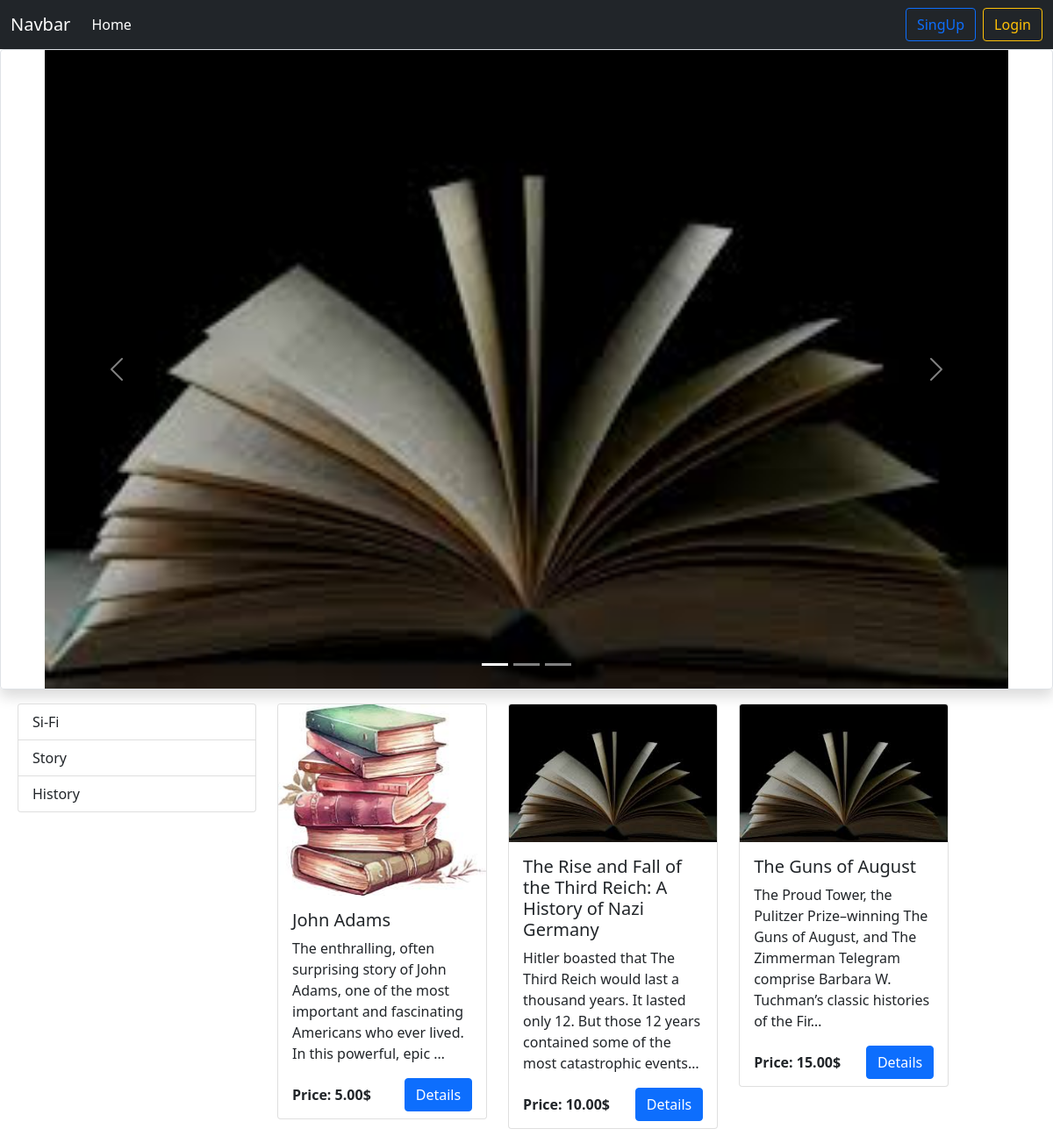
The page /category/3 on the database its author committed.
### Books/models.py (models this page shows, shortened)
class CategoryModel(models.Model):
    category = models.CharField(max_length=30)

class BookModel(models.Model):
    name = models.CharField(max_length=100)
    image = models.ImageField(upload_to='Media/',blank=True)
    description = models.TextField()
    borrowingPrice = models.DecimalField(decimal_places=2,max_digits=5)
    category = models.ForeignKey(CategoryModel,on_delete=models.CASCADE)

### Core/views.py (the view)
# urls.py: path('category/<int:id>',ViewByCategory,name='viewByCategory'),
def ViewByCategory(request,id):
    categorys = CategoryModel.objects.all()
    books = BookModel.objects.filter(category=id)
    return render(request,'home.html',{'categorys':categorys,'books':books})

### templates/home.html
{% extends "base.html" %}
{% load static %}
{% block content %}
<div class="border rounded shadow">
    {% include "carousel.html" %}
</div>
<div class="row my-3 mx-2">
    <div class="col-sm-12 col-md-3">
      <div class="list-group" id="list-tab" role="tablist">
        {% for category in categorys %}
        <a class="list-group-item list-group-item-action fw-semibold" href={% url "viewByCategory" category.id %} role="tab" aria-controls="list-home">{{category.category}}</a>
        {% endfor %}
      </div>
    </div>
    <div class="col-sm-12 col-md-8">
      <div class="tab-content" id="nav-tabContent">
        <div class="row row-cols-1 row-cols-md-3 g-4">
        {% for book in books %}
            <div class="col">
              <div class="card">
                <img src="{% static book.image %}" class="card-img-top" alt="...">
                <div class="card-body">
                  <h5 class="card-title">{{book.name}}</h5>
                  <p class="card-text">{{book.description|truncatechars:150}}</p>
                </div>
              <div class="d-flex align-items-center justify-content-between mx-3 pb-2">
                <p class="fw-bold mb-0">Price: {{book.borrowingPrice}}$</p>
                <a class="btn btn-primary" href={% url "detailsview" book.id %}>Details</a>
              </div>
              </div>
            </div>
        {% endfor %}
        </div>
      </div>
    </div>
  </div>
{% endblock content %}

### rows shown on the page
CategoryModel: category "Si-Fi"
CategoryModel: category "Story"
CategoryModel: category "History"
BookModel: image (picture), name "John Adams", description "The enthralling, often surprising story of John Adams, one of the most important and fascinating Americans who ever lived. In this powerful, epic …", borrowingPrice "5.00"
BookModel: image (picture), name "The Rise and Fall of the Third Reich: A History of Nazi Germany", description "Hitler boasted that The Third Reich would last a thousand years. It lasted only 12. But those 12 years contained some of the most catastrophic events…", borrowingPrice "10.00"
BookModel: image (picture), name "The Guns of August", description "The Proud Tower, the Pulitzer Prize–winning The Guns of August, and The Zimmerman Telegram comprise Barbara W. Tuchman’s classic histories of the Fir…", borrowingPrice "15.00"
